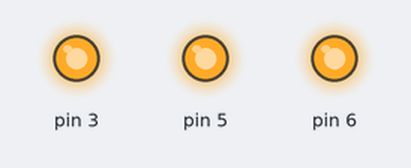
A sketch run on a simulated Arduino Uno, built with avr-gcc and run on an emulated ATmega328P. On the bench: output pins drawn as LEDs (lit = HIGH).

Above: at 0.2 s.
At 1.7 s:
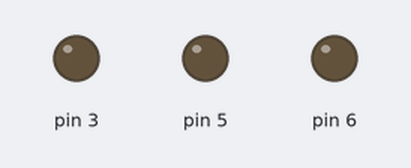
Timing chart, 0 to 3.0 s (numbered marks = the images above):
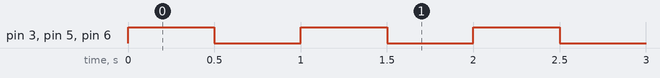

The sketch:

testing_led.ino
```cpp
void setup() {
  // put your setup code here, to run once:
  pinMode(3, OUTPUT);
  pinMode(5, OUTPUT);
  pinMode(6, OUTPUT);
}

void loop() {
  // put your main code here, to run repeatedly:
  digitalWrite(3, HIGH);
  digitalWrite(5, HIGH);
  digitalWrite(6, HIGH);
  delay(500);
  digitalWrite(3, LOW);
  digitalWrite(5, LOW);
  digitalWrite(6, LOW);
  delay(500);
}
```

Measured:
- by itself, pin 3, pin 5, pin 6: alternates HIGH for 0.50 s and LOW for 0.50 s
